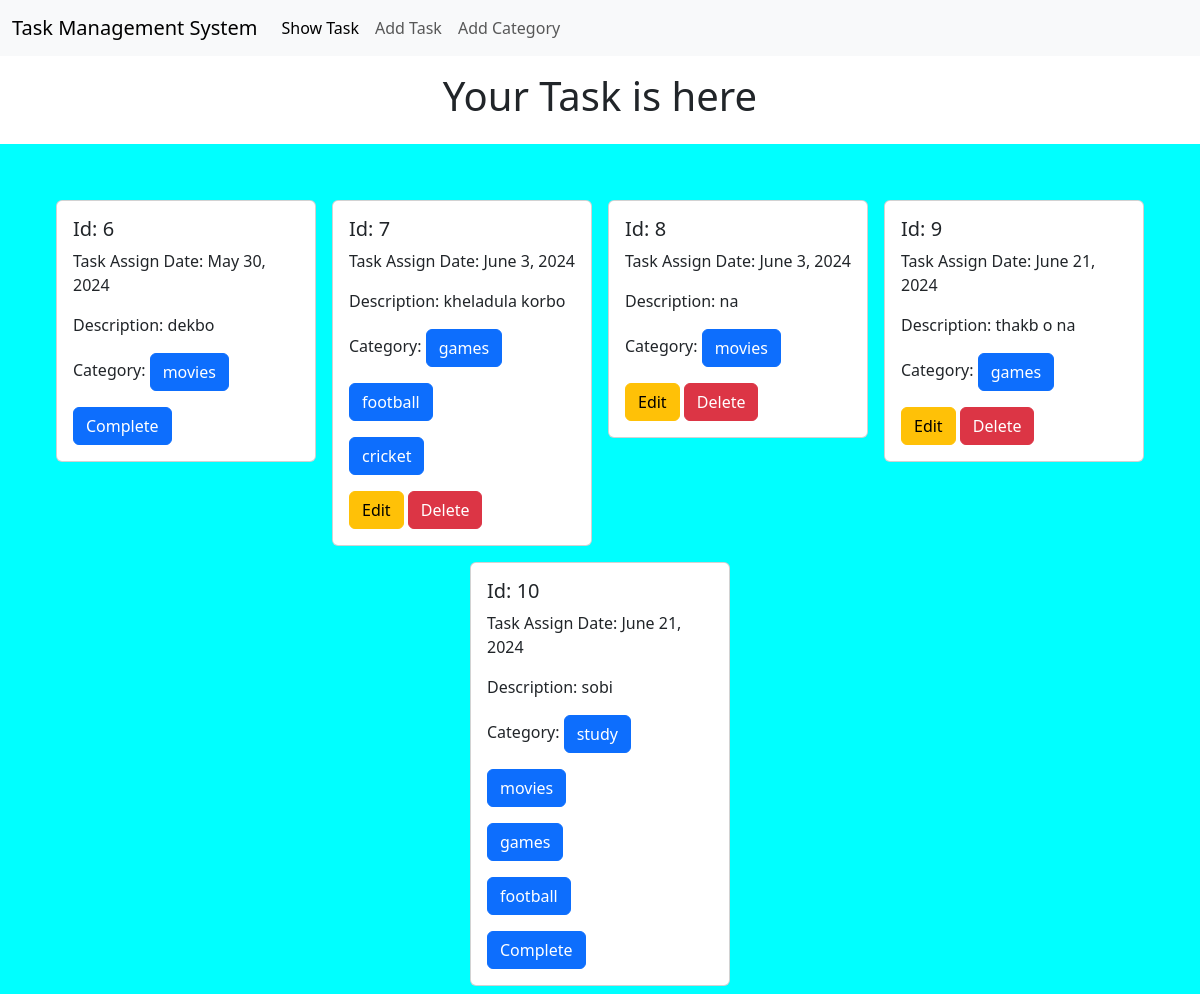
The page / on the database its author committed.
### taskModel/models.py (models this page shows, shortened)
class Task(models.Model):
    taskTitle=models.CharField(max_length=120)
    taskDescription=models.TextField()
    is_completed=models.BooleanField(default=False)
    Task_Assign_Date=models.DateField(null=True,blank=True)
    category=models.ManyToManyField(Category)

### taskCategory/models.py (models this page shows, shortened)
class Category(models.Model):
    name=models.CharField(max_length=120)

### Task_management_project/views.py (the view)
# urls.py: path('',home,name='homepage'),
def home(request):
    data=Task.objects.all()
    return render(request,'home.html',{'data':data})

### templates/home.html
{% extends "base.html" %}
{% block content %}
<h1 style="display: flex; justify-content:center" class="p-3">Your Task is here</h1>
<div style="background-color: aqua;" class="d-flex flex-wrap justify-content-center px-5 pt-5">
    {% for dat in data %}
    <div class="col-sm-3 mb-3 mb-sm-0">
      <div class="card m-2">
        <div class="card-body">
          <h5 class="card-title">Id: {{dat.id}}</h5>
          <p class="card-text">Task Assign Date: {{dat.Task_Assign_Date}}</p>
          <p>Description: {{dat.taskDescription}}</p>
          <p>
            Category: {% for cat in dat.category.all %}
            <button class="btn btn-primary">{{cat.name}}</button>
          </p>
          {% endfor %}
          {% if dat.is_completed %}
          <button class="btn btn-primary">Complete</button>
          {% else %}
          <a href="{% url 'edit_task' dat.id %}" class="btn btn-warning">Edit</a>
          <a href="{% url 'delete_task' dat.id %}" class="btn btn-danger">Delete</a>
          {% endif %}
        </div>
      </div>
    </div>
    {% endfor %}
  </div>
{% endblock content %}

### templates/base.html (shortened to what this page needs)
<!doctype html>
<html lang="en">
  <head>
    <link href="https://cdn.jsdelivr.net/npm/bootstrap@5.3.3/dist/css/bootstrap.min.css" rel="stylesheet">
  </head>
  <body>
    <nav class="navbar navbar-expand-lg bg-body-tertiary">
        <div class="container-fluid">
          <a class="navbar-brand" href="#">Task Management System</a>
          <div class="collapse navbar-collapse" id="navbarSupportedContent">
            <ul class="navbar-nav me-auto mb-2 mb-lg-0">
              <li class="nav-item">
                <a class="nav-link active" aria-current="page" href=" {% url 'homepage' %}">Show Task</a>
              </li>
              <li class="nav-item">
                <a class="nav-link" href="{% url 'add_task' %}">Add Task</a>
              </li>
              <li class="nav-item">
                <a class="nav-link" href="{% url 'add_category' %}">Add Category</a>
              </li>
          </div>
        </div>
      </nav>
   {% block content %}
   {% endblock content %}
  </body>
</html>

### rows shown on the page
Task: id "6", Task_Assign_Date "May 30, 2024", taskDescription "dekbo", is_completed "Complete"
Category: name "movies"
Task: id "7", Task_Assign_Date "June 3, 2024", taskDescription "kheladula korbo", is_completed "Edit"
Category: name "games"
Category: name "football"
Category: name "cricket"
Task: id "8", Task_Assign_Date "June 3, 2024", taskDescription "na", is_completed "Edit"
Task: id "9", Task_Assign_Date "June 21, 2024", taskDescription "thakb o na", is_completed "Edit"
Task: id "10", Task_Assign_Date "June 21, 2024", taskDescription "sobi", is_completed "Complete"
Category: name "study"
